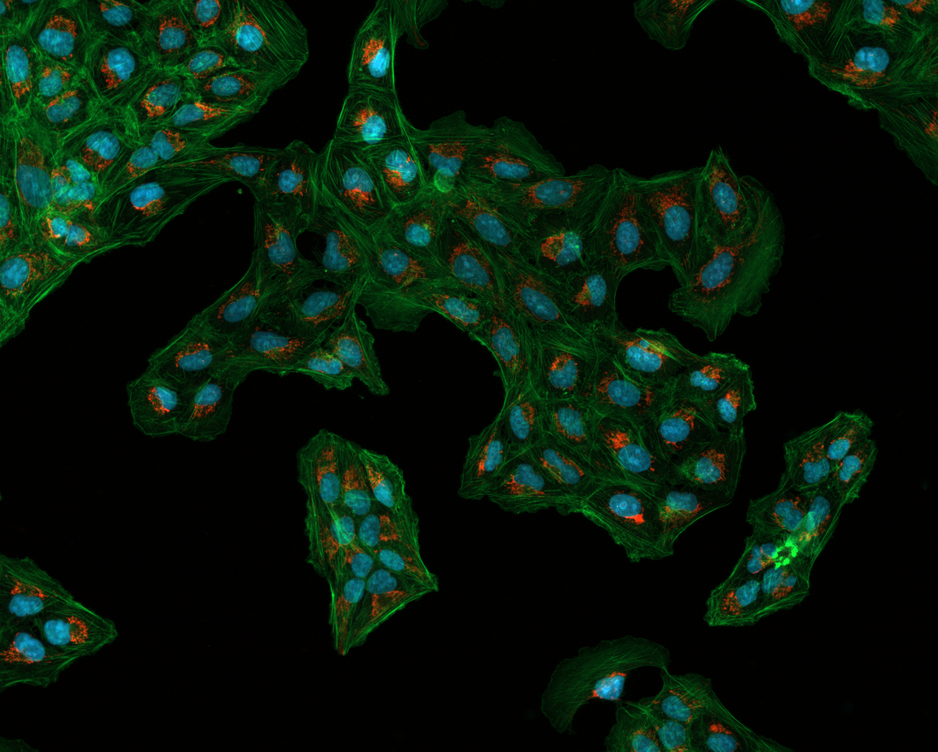
#> input picture data/Osteosarcoma_01.tif, 938 x 752 px, shrunk from 1376 x 1104 before the run
$ python cell_nuclei_analysis.py
#> lines starting #> are read from the running program, lines starting #| are printed output that depends on the picture; after the words box and inside, x2 and y2 are one past the last pixel; in counts of white or black regions, pixels touching at a corner belong together
from matplotlib import pyplot as plt
import numpy as np
import cv2
from skimage import measure
from skimage.segmentation import clear_border

pixels_to_um = 0.454

img = cv2.imread("../data/Osteosarcoma_01.tif")
#> img is the input picture: shape (752, 938, 3); mean B, G, R 11.1, 23.9, 7
img1 = cv2.cvtColor(img, cv2.COLOR_BGR2GRAY)
imgb = img[:,:,0]

plt.figure()
plt.imshow(imgb)
plt.title("Blue Channel")

ret, thresh = cv2.threshold(
    img1,
    0,
    255,
    cv2.THRESH_BINARY + cv2.THRESH_OTSU
)
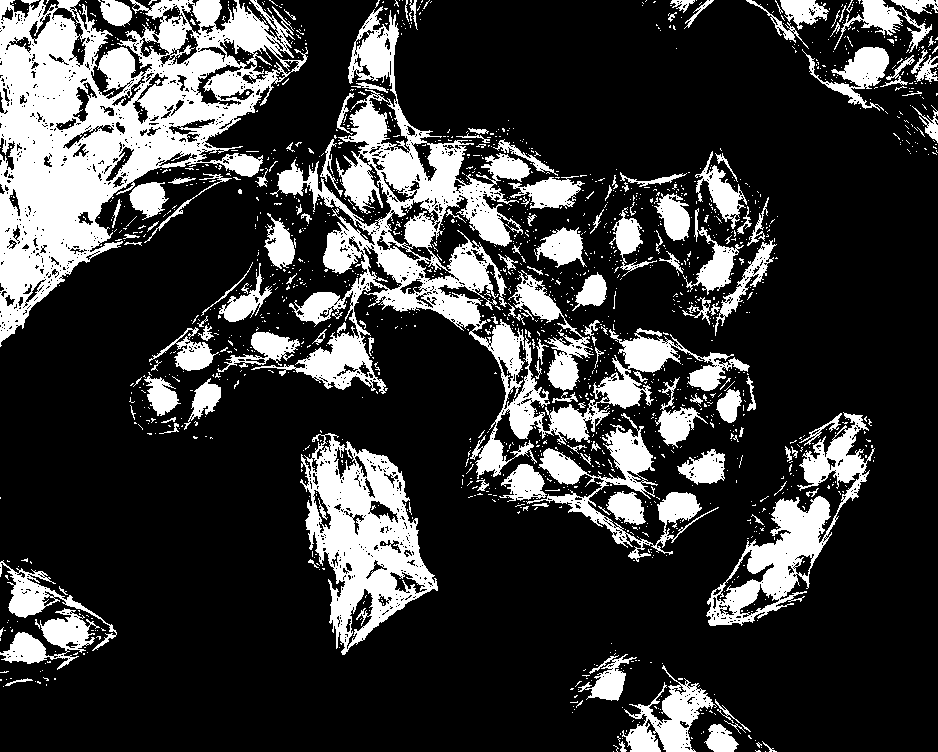
#> thresh: shape (752, 938); 22.5% white; 1674 white regions (1535 under 20 px), largest, box (x1, y1, x2, y2) and area: (0, 0, 308, 347) 44268, (251, 6, 750, 479) 36137, (300, 433, 438, 655) 13899
#> ret = 30

kernel = np.ones((3,3), np.uint8)

opening = cv2.morphologyEx(
    thresh,
    cv2.MORPH_OPEN,
    kernel,
    iterations=1
)
#> opening: shape (752, 938); 18.3% white; 458 white regions (232 under 20 px), largest, box (x1, y1, x2, y2) and area: (0, 0, 260, 342) 31588, (306, 437, 438, 647) 12167, (376, 143, 510, 246) 4803

opening = clear_border(opening)
#> opening: shape (752, 938); 12.8% white; 426 white regions (219 under 20 px), largest, box (x1, y1, x2, y2) and area: (306, 437, 438, 647) 12167, (376, 143, 510, 246) 4803, (744, 496, 830, 600) 4229

distance = cv2.distanceTransform(
    opening,
    cv2.DIST_L2,
    3
)

ret2, thresh2 = cv2.threshold(
    distance,
    0.2 * distance.max(),
    255,
    0
)
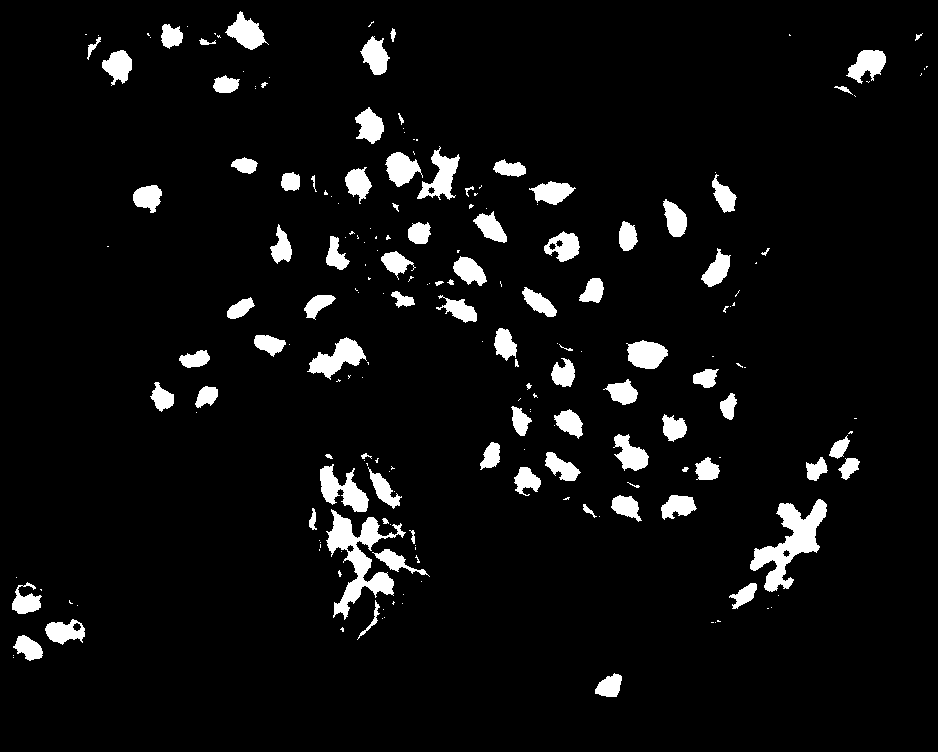
#> thresh2: shape (752, 938) float32; 5.7% white; 206 white regions (115 under 20 px), largest, box (x1, y1, x2, y2) and area: (326, 509, 406, 620) 2839, (750, 499, 827, 592) 2738, (320, 464, 369, 512) 1182
#> ret2 = 3.25

sure_fg = np.uint8(thresh2)
sure_bg = cv2.dilate(opening, kernel, iterations=1)
#> sure_bg: shape (752, 938); 16.6% white; 231 white regions, largest, box (x1, y1, x2, y2) and area: (305, 436, 439, 656) 15313, (338, 94, 511, 247) 10193, (322, 213, 506, 331) 7924

unknown = cv2.subtract(sure_bg, sure_fg)
#> unknown: shape (752, 938); 10.9% white; 237 white regions

ret3, markers = cv2.connectedComponents(sure_fg)
#> markers: shape (752, 938) int32; 207 distinct labels, from 0 to 206
#> ret3 = 207
markers = markers + 10
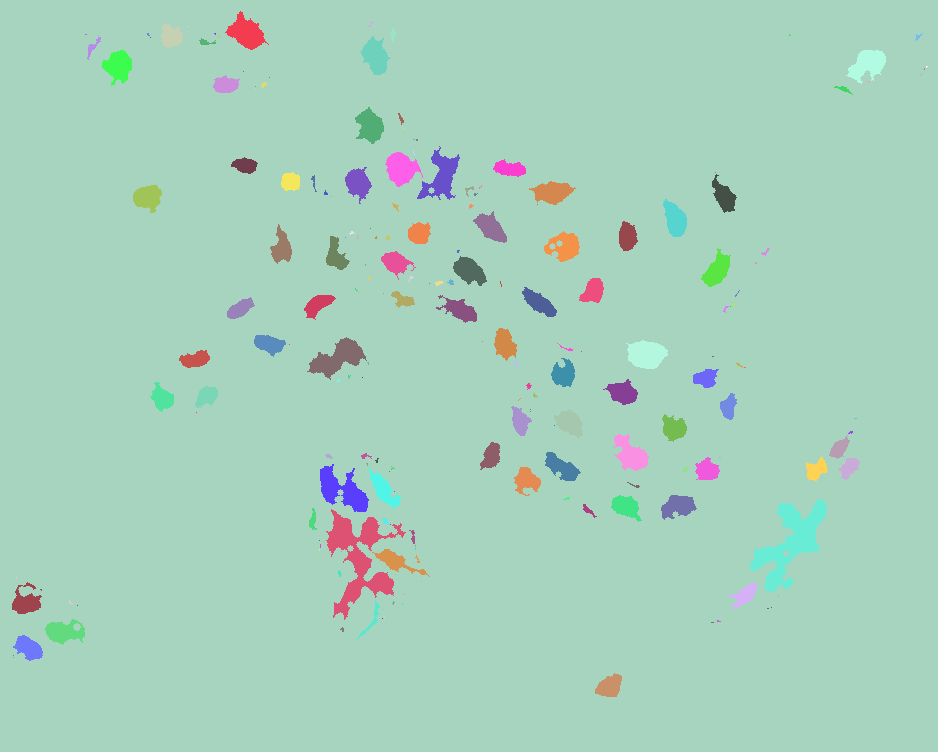
#> markers: shape (752, 938) int32; 207 distinct labels, from 10 to 216; one colour per label, 0 black
markers[unknown == 255] = 0

markers = markers.astype(np.int32)
markers = cv2.watershed(img, markers)
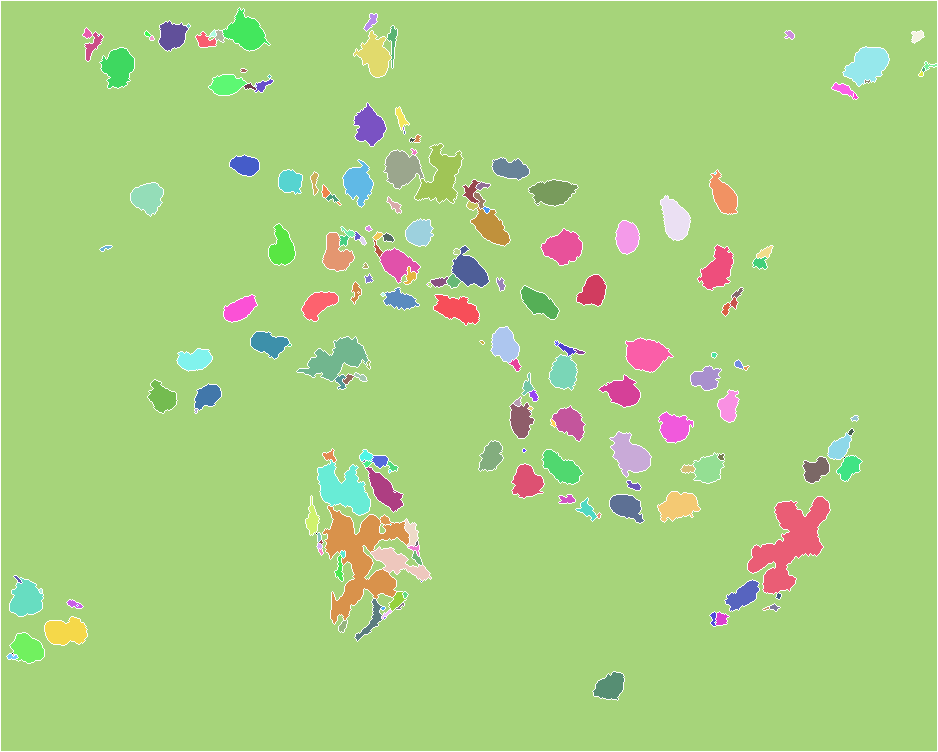
#> markers: shape (752, 938) int32; 209 distinct labels, from -1 to 216; one colour per label, 0 black, -1 white

# Make a clean label image for measurement
label_img = markers.copy()
label_img[label_img == -1] = 0   # remove boundary
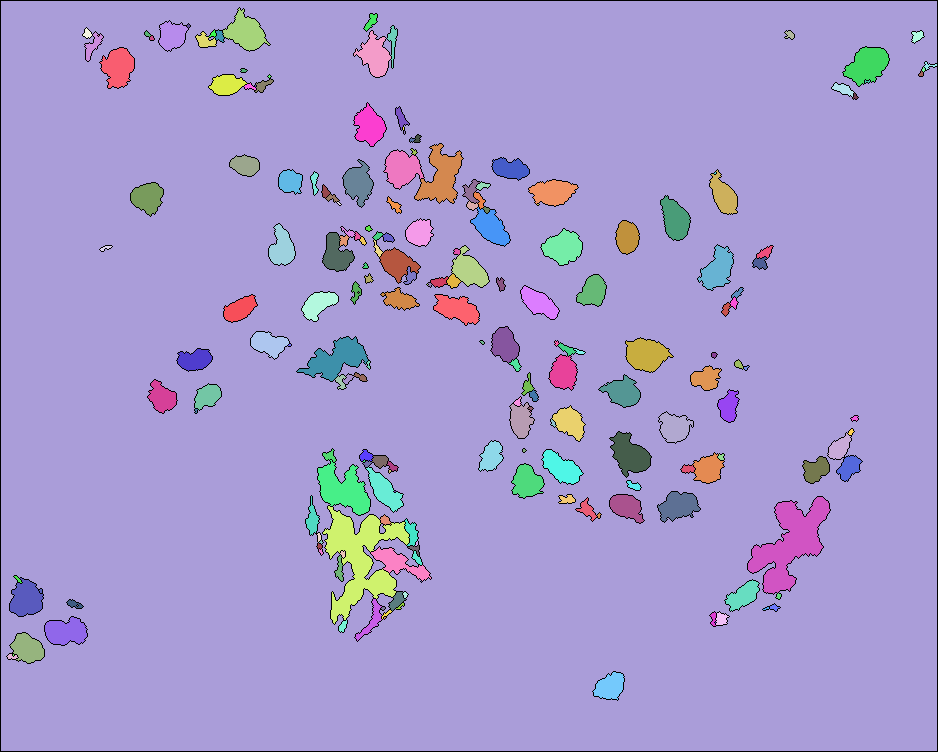
#> label_img: shape (752, 938) int32; 208 distinct labels, from 0 to 216; one colour per label, 0 black
label_img[label_img == 10] = 0   # remove background
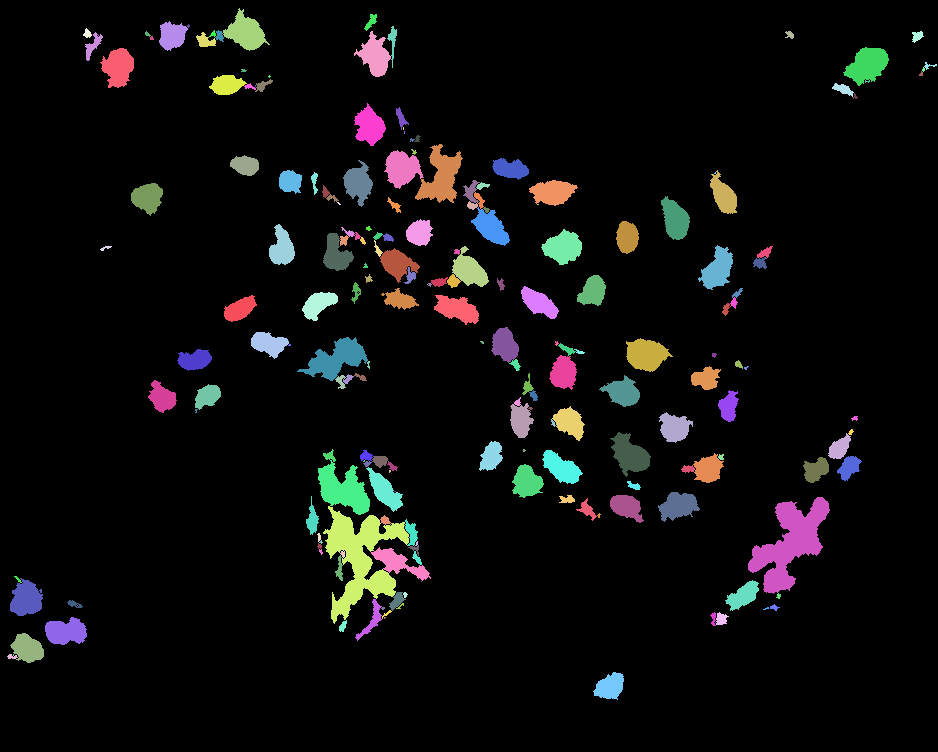
#> label_img: shape (752, 938) int32; 207 distinct labels, from 0 to 216; one colour per label, 0 black

clusters = measure.regionprops(
    label_img,
    intensity_image=img1
)
#> clusters = 206 regions; largest, box (x1, y1, x2, y2) and area: (323, 506, 409, 624) 3942, (748, 497, 830, 594) 3547, (318, 460, 370, 515) 1596, (297, 337, 368, 381) 1423, (415, 144, 463, 203) 1414

for obj in clusters:
    label = obj.label
    area = obj.area * pixels_to_um**2
    equiv_diameter = obj.equivalent_diameter * pixels_to_um
    orientation = obj.orientation * 57.2958
    major_axis = obj.major_axis_length * pixels_to_um
    minor_axis = obj.minor_axis_length * pixels_to_um
    perimeter = obj.perimeter * pixels_to_um
    min_intensity = obj.min_intensity
    mean_intensity = obj.mean_intensity
    max_intensity = obj.max_intensity

#> (the run stopped early here; a loop or call above may not have finished)
